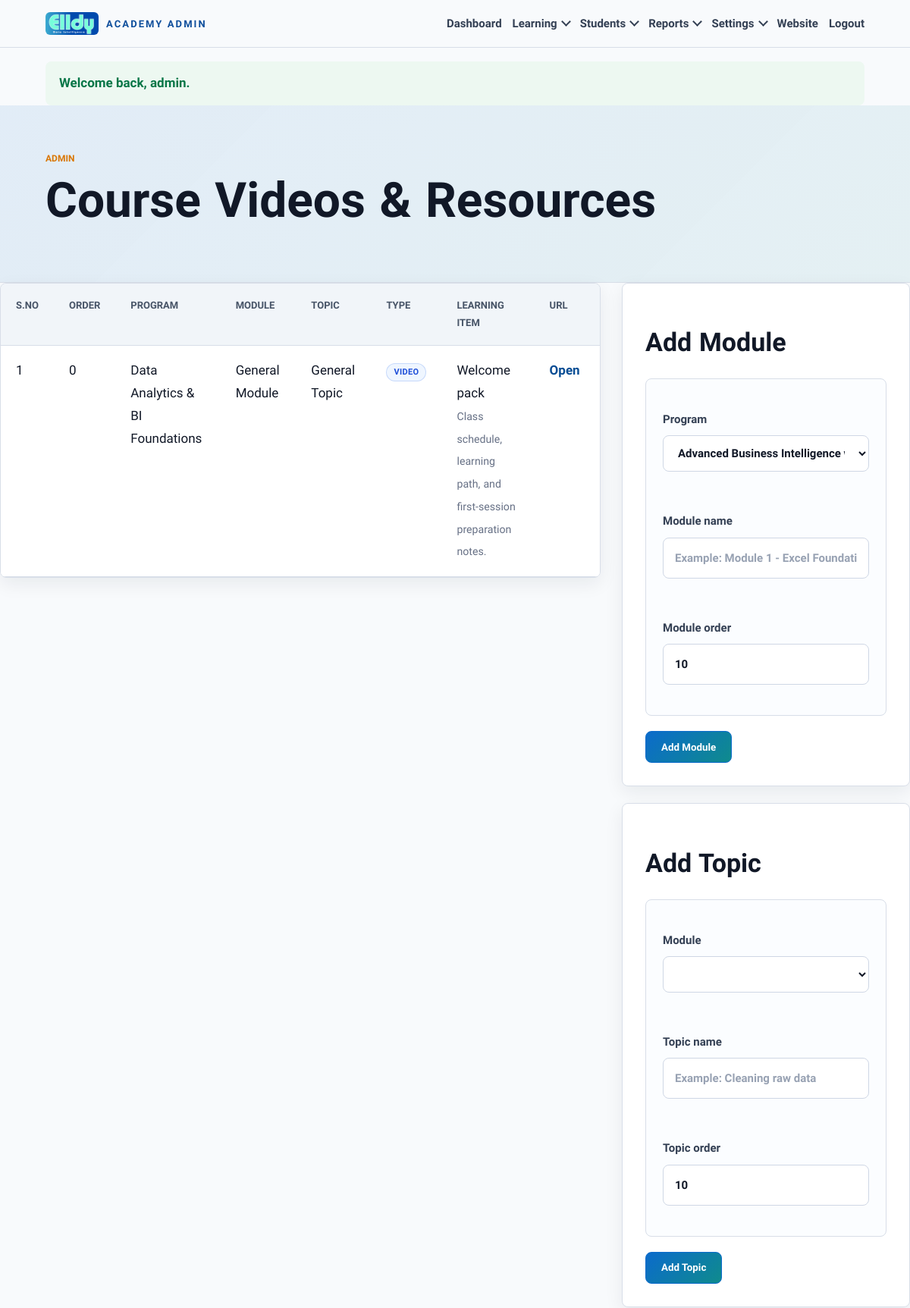
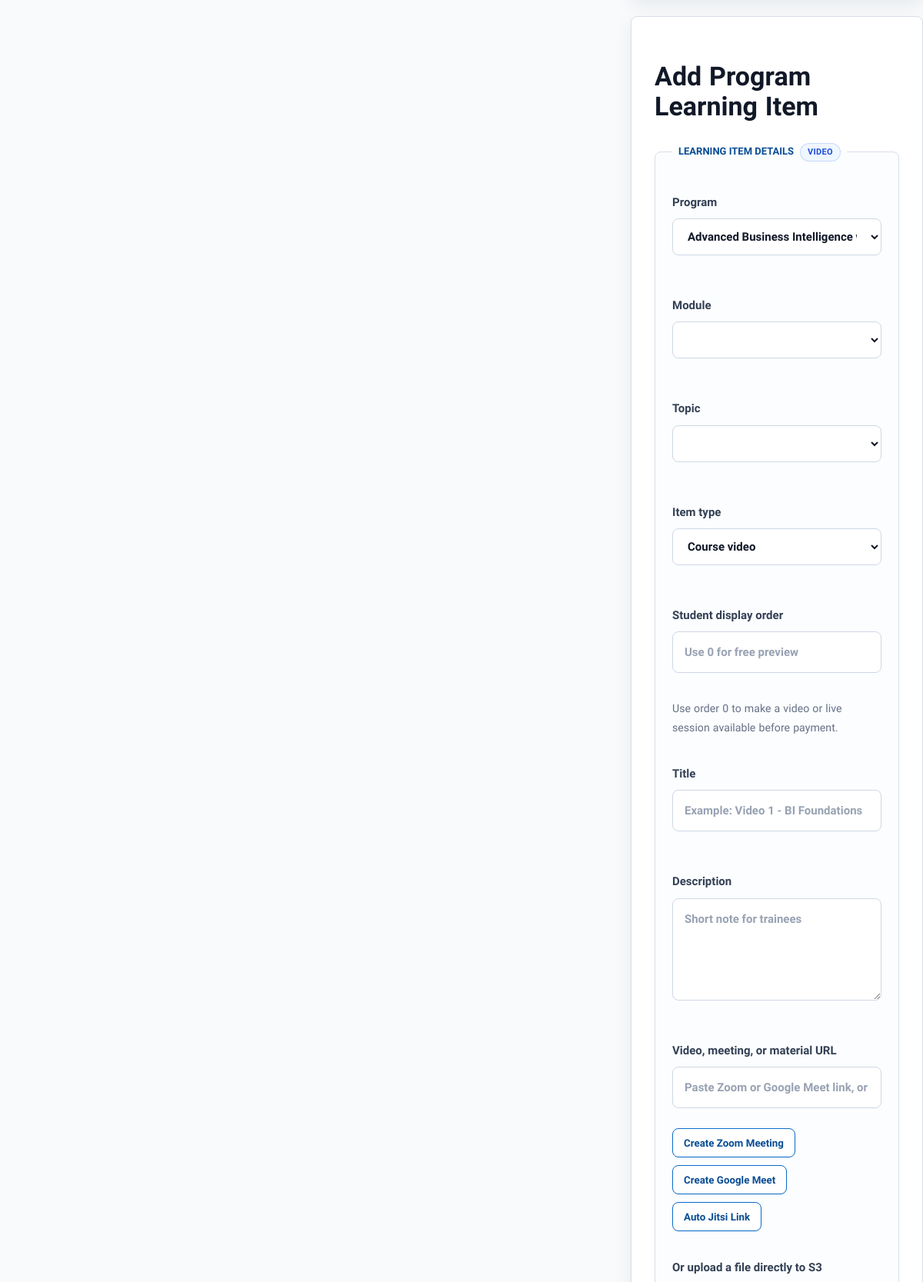
The app's page /admin/materials.php (signed in, upper part) with its own data (2 pictures, top to bottom).
### tables this page shows
CREATE TABLE IF NOT EXISTS materials (
    id INT UNSIGNED AUTO_INCREMENT PRIMARY KEY,
    course_id INT UNSIGNED NOT NULL,
    topic_id INT UNSIGNED NULL,
    title VARCHAR(190) NOT NULL,
    description TEXT NULL,
    material_type ENUM('video', 'live_session', 'material') NOT NULL DEFAULT 'video',
    file_url VARCHAR(255) NULL,
    sort_order INT UNSIGNED NOT NULL DEFAULT 0,
    created_at TIMESTAMP DEFAULT CURRENT_TIMESTAMP,
    CONSTRAINT fk_material_course FOREIGN KEY (course_id) REFERENCES courses(id) ON DELETE CASCADE
);

CREATE TABLE IF NOT EXISTS courses (
    id INT UNSIGNED AUTO_INCREMENT PRIMARY KEY,
    title VARCHAR(190) NOT NULL UNIQUE,
    slug VARCHAR(220) NULL UNIQUE,
    short_description TEXT NULL,
    description TEXT NULL,
    learning_plan TEXT NULL,
    completion_benefits TEXT NULL,
    expert_name VARCHAR(160) NULL,
    expert_title VARCHAR(190) NULL,
    expert_bio TEXT NULL,
    expert_photo TEXT NULL,
    promo_video_url TEXT NULL,
    duration VARCHAR(80) NOT NULL,
    fee DECIMAL(10,2) NOT NULL DEFAULT 0,
    discount_fee DECIMAL(10,2) NULL DEFAULT NULL,
    international_currency VARCHAR(10) NOT NULL DEFAULT 'USD',
    international_fee DECIMAL(10,2) NOT NULL DEFAULT 0,
    international_discount_fee DECIMAL(10,2) NULL DEFAULT NULL,
    certification_fee DECIMAL(10,2) NOT NULL DEFAULT 0,
    certificate_discount_fee DECIMAL(10,2) NULL DEFAULT NULL,
    international_certification_fee DECIMAL(10,2) NOT NULL DEFAULT 0,
    international_certificate_discount_fee DECIMAL(10,2) NULL DEFAULT NULL,
    show_fee_details TINYINT(1) NOT NULL DEFAULT 1,
    payment_required TINYINT(1) NOT NULL DEFAULT 0,
    delivery_type ENUM('video', 'live_session') NOT NULL DEFAULT 'video',
    certificate_details TEXT NULL,
    certificate_title VARCHAR(220) NULL,
    first_class_link TEXT NULL,
    is_active TINYINT(1) NOT NULL DEFAULT 1,
    created_at TIMESTAMP DEFAULT CURRENT_TIMESTAMP
);

### config/database.php (called while the page is built, shortened)
<?php
function db_config_value(string $key, string|int $default): string|int
{
    $value = getenv($key);
    if ($value === false || $value === '') {
        return $default;
    }
    return $key === 'DB_PORT' ? (int) $value : $value;
}
function db(): PDO
{
    static $pdo = null;
    if ($pdo instanceof PDO) {
        return $pdo;
    }
    $host = (string) db_config_value('DB_HOST', DB_HOST_DEFAULT);
    $port = (int) db_config_value('DB_PORT', DB_PORT_DEFAULT);
    $name = (string) db_config_value('DB_NAME', DB_NAME_DEFAULT);
    $user = (string) db_config_value('DB_USER', DB_USER_DEFAULT);
    $pass = (string) db_config_value('DB_PASS', DB_PASS_DEFAULT);
    $dsn = 'mysql:host=' . $host . ';port=' . $port . ';dbname=' . $name . ';charset=utf8mb4';
    $pdo = new PDO($dsn, $user, $pass, [
        PDO::ATTR_ERRMODE => PDO::ERRMODE_EXCEPTION,
        PDO::ATTR_DEFAULT_FETCH_MODE => PDO::FETCH_ASSOC,
        PDO::ATTR_EMULATE_PREPARES => false,
    ]);
    return $pdo;
}

### includes/functions.php (called while the page is built, shortened)
<?php
require_once __DIR__ . '/../config/database.php';
function e(?string $value): string
{
    return htmlspecialchars((string) $value, ENT_QUOTES, 'UTF-8');
}
function material_display_label(array $material): string
{
    $type = (string) ($material['material_type'] ?? 'video');
    if ($type === 'video') {
        return 'Video';
    }
    $extension = material_extension((string) ($material['file_url'] ?? ''));
    return match ($extension) {
        'pdf' => 'PDF',
        'doc', 'docx' => 'Document',
        'ppt', 'pptx' => 'Presentation',
        'xls', 'xlsx' => 'Spreadsheet',
        'jpg', 'jpeg', 'png', 'gif', 'webp', 'avif' => 'Image',
        default => 'Resource',
    };
}

### admin/materials.php (the view, shortened to what this page needs)
<?php
require_once __DIR__ . '/../includes/functions.php';
require __DIR__ . '/_admin_header.php';
$courses = db()->query('SELECT id, title FROM courses ORDER BY title')->fetchAll();
$materials = db()->query(
    "SELECT m.*, c.title AS course_title, ct.title AS topic_title, cm.title AS module_title
     FROM materials m
     JOIN courses c ON c.id = m.course_id
     LEFT JOIN course_topics ct ON ct.id = m.topic_id
     LEFT JOIN course_modules cm ON cm.id = ct.module_id
     ORDER BY c.title ASC, cm.sort_order ASC, cm.id ASC, ct.sort_order ASC, ct.id ASC, m.sort_order ASC, m.created_at ASC, m.id ASC"
)->fetchAll();
$editingMaterial = null;
?>
<section class="page-title">
    <p class="eyebrow">Admin</p>
    <h1>Course Videos & Resources</h1>
</section>
<section class="materials-layout">
    <div class="table-wrap materials-table">
        <table>
            <thead><tr><th>S.No</th><th>Order</th><th>Program</th><th>Module</th><th>Topic</th><th>Type</th><th>Learning Item</th><th>URL</th><th>Action</th></tr></thead>
            <tbody>
                <?php foreach ($materials as $index => $material): ?>
                    <tr>
                        <td><?= $index + 1 ?></td>
                        <td><?= (int) ($material['sort_order'] ?? 0) ?></td>
                        <td><?= e($material['course_title']) ?></td>
                        <td><?= e($material['module_title'] ?: 'General Module') ?></td>
                        <td><?= e($material['topic_title'] ?: 'General Topic') ?></td>
                        <td>
                            <?php
                            $materialType = $material['material_type'] ?? 'video';
                            $materialLabel = material_display_label($material);
                            ?>
                            <span class="type-badge <?= e(str_replace('_', '-', $materialType)) ?>"><?= e($materialLabel) ?></span>
                        </td>
                        <td><?= e($material['title']) ?><br><small><?= e($material['description']) ?></small></td>
                        <td><?= $material['file_url'] ? '<a href="' . e($material['file_url']) . '" target="_blank">Open</a>' : '-' ?></td>
                        <td class="table-actions">
                        </td>
                    </tr>
                <?php endforeach; ?>
            </tbody>
        </table>
    </div>
    <aside class="materials-sidebar">
        <form method="post" class="form-card materials-form">
            <h2>Add Module</h2>
            <fieldset>
                <label>Program
                    <select name="course_id" required>
                        <?php foreach ($courses as $course): ?>
                            <option value="<?= (int) $course['id'] ?>"><?= e($course['title']) ?></option>
                        <?php endforeach; ?>
                    </select>
                </label>
                <label>Module name <input name="module_title" placeholder="Example: Module 1 - Excel Foundations" required></label>
                <label>Module order <input type="number" name="module_sort_order" min="0" step="1" value="10"></label>
            </fieldset>
            <button class="button primary" type="submit">Add Module</button>
        </form>
        <form method="post" class="form-card materials-form" id="topic-form">
            <h2>Add Topic</h2>
            <fieldset>
                <label>Module
                    <select name="module_id" id="topic-module-select" required>
                    </select>
                </label>
                <label>Topic name <input name="topic_title" placeholder="Example: Cleaning raw data" required></label>
                <label>Topic order <input type="number" name="topic_sort_order" min="0" step="1" value="10"></label>
            </fieldset>
            <button class="button primary" type="submit">Add Topic</button>
        </form>
        <form method="post" enctype="multipart/form-data" class="form-card materials-form" id="materials-form">
            <h2><?= $editingMaterial ? 'Edit Learning Item' : 'Add Program Learning Item' ?></h2>
            <fieldset>
            <?php
            $selectedMaterialType = $editingMaterial['material_type'] ?? 'video';
            ?>
            <legend class="legend-with-badge">
                Learning Item Details
                <span class="type-badge <?= e(str_replace('_', '-', $selectedMaterialType)) ?>" id="material-type-legend">
                </span>
            </legend>
            <label>Program
                <select name="course_id" id="material-course-select" required>
                    <?php foreach ($courses as $course): ?>
                        <option value="<?= (int) $course['id'] ?>" <?= (int) ($editingMaterial['course_id'] ?? 0) === (int) $course['id'] ? 'selected' : '' ?>><?= e($course['title']) ?></option>
                    <?php endforeach; ?>
                </select>
            </label>
            <label>Module
                <select name="module_id" id="material-module-select" required>
                </select>
            </label>
            <label>Topic
                <select name="topic_id" id="material-topic-select" required>
                </select>
            </label>
            <label>Item type
                <select name="material_type" id="material-type" required>
                    <option value="video" <?= ($editingMaterial['material_type'] ?? 'video') === 'video' ? 'selected' : '' ?>>Course video</option>
                </select>
            </label>
            <label>Student display order <input type="number" name="sort_order" min="0" step="1" value="<?= e((string) ($editingMaterial['sort_order'] ?? '')) ?>" placeholder="Use 0 for free preview"></label>
            <small>Use order 0 to make a video or live session available before payment.</small>
            <label>Title <input name="title" value="<?= e($editingMaterial['title'] ?? '') ?>" placeholder="Example: Video 1 - BI Foundations" required></label>
            <label>Description <textarea name="description" rows="4" placeholder="Short note for trainees"><?= e($editingMaterial['description'] ?? '') ?></textarea></label>
            <label>Video, meeting, or material URL <input name="file_url" id="material-file-url" value="<?= e($editingMaterial['file_url'] ?? '') ?>" placeholder="Paste Zoom or Google Meet link, or leave blank for auto Jitsi room"></label>
            <div class="inline-actions">
                <button class="button small" type="button" id="create-zoom-meeting">Create Zoom Meeting</button>
                <button class="button small" type="button" id="create-google-meet">Create Google Meet</button>
                <button class="button small" type="button" id="generate-jitsi-room">Auto Jitsi Link</button>
            </div>
            <label>Or upload a file directly to S3
            </label>
            </fieldset>
        </form>
    </aside>
</section>
<?php require __DIR__ . '/_admin_footer.php'; ?>

### records on screen
materials: sort_order "0", course.title "Data Analytics & BI Foundations", module_title "General Module", topic_title "General Topic", material_type "VIDEO", title "Welcome pack", description "Class schedule, learning path, and first-session preparation notes."

### other values on screen
$item['message'] "Welcome back, admin."
form field course_id "Advanced Business Intelligence with Power BI"
